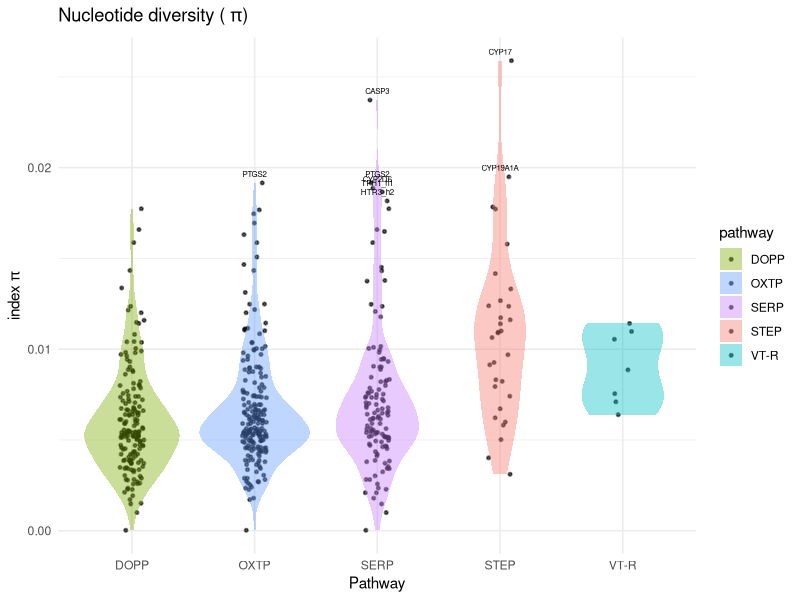
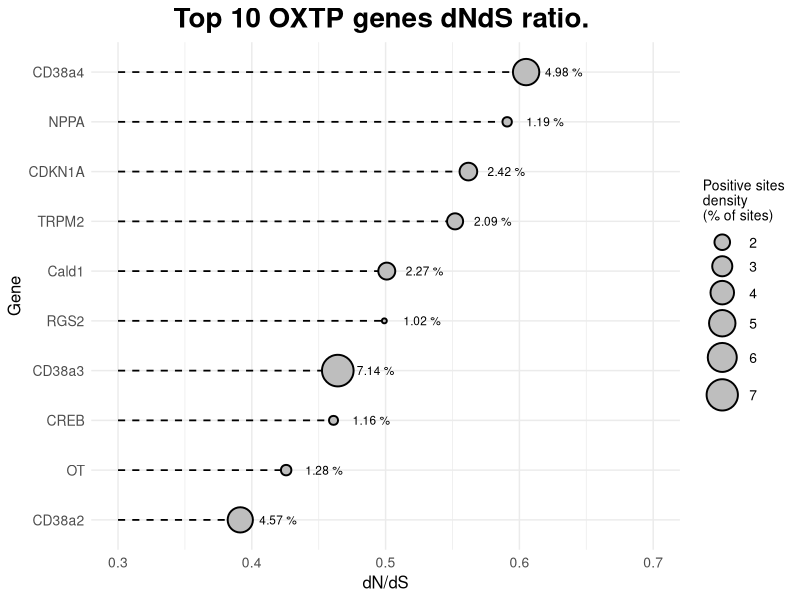
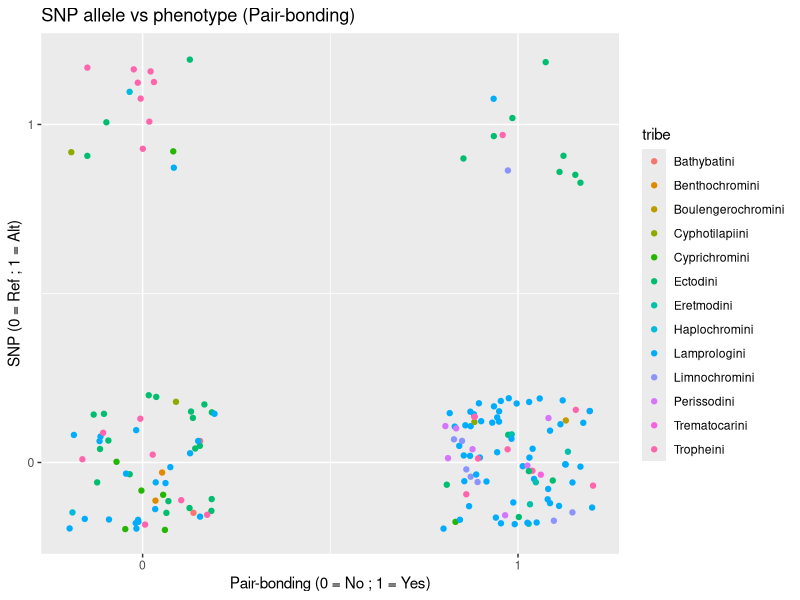
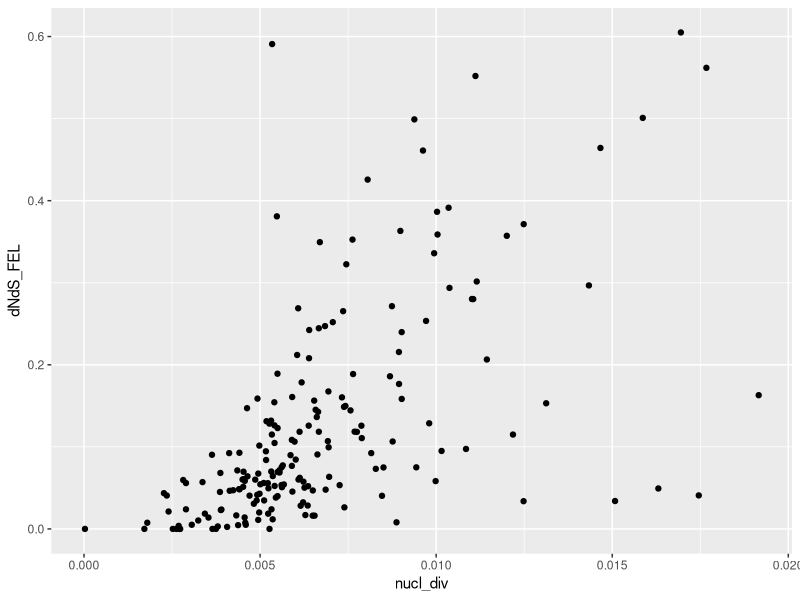
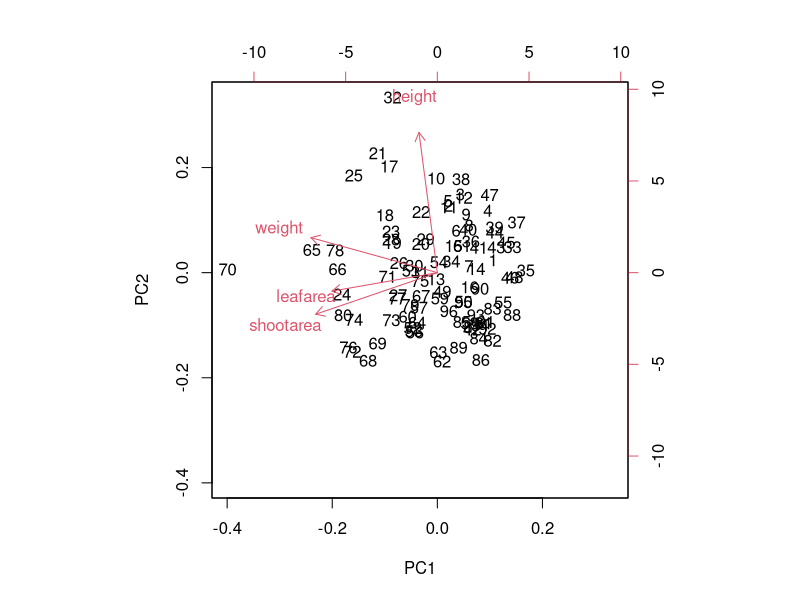
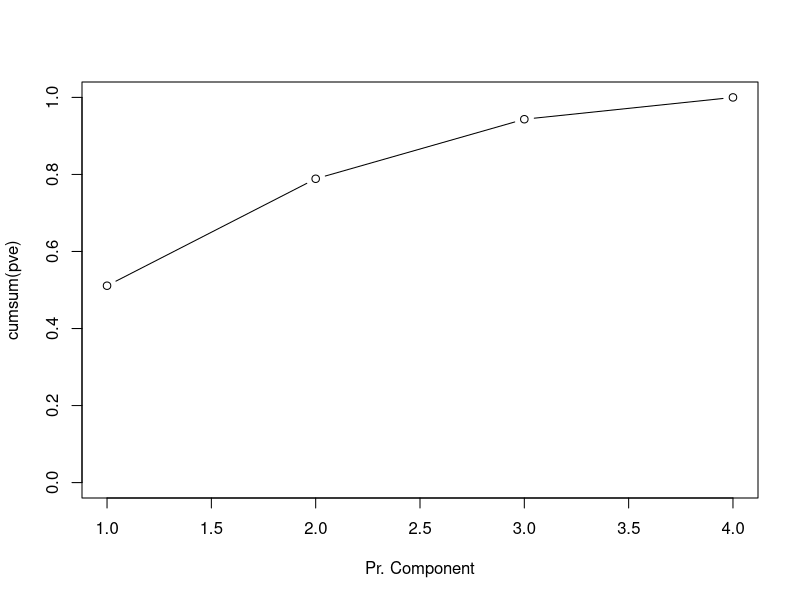
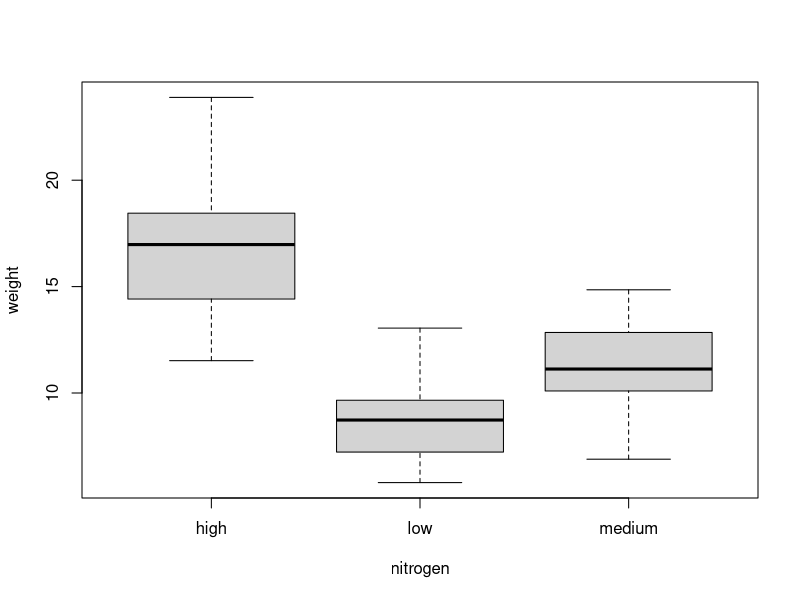

Here is the R script that generated these plots, in order:
## ---- chunk 1
knitr::opts_chunk$set(echo = TRUE)
## ---- chunk 2
pathways <- read.table(file = "datasets/dataset_overview_pathways.txt", sep = "\t", header = T, stringsAsFactors = T)
## ---- chunk 3
str(pathways)
## ---- chunk 4
summary(pathways)
## ---- chunk 5
library("ggplot2", verbose = F)
library("dplyr", verbose = F)
# Load data
pathgen <- read.csv("datasets/dataset_overview_genes.txt", sep = "\t", header = T)
# Select column to plot
colnames(pathgen)
column_pl <- "nucl_div"
# Group by pathway
pg_by_pway <- group_by(pathgen, pathway)
# Remove NAs for the column of interest
pg_na <- pg_by_pway[!(is.na(paste("dfg$", column_pl, sep = ""))), ]
# Violin plot variable
colors_pways <- c("STEP" = "#F8766D", "DOPP" = "#7CAE00", "VT-R" = "#00BFC4", "SERP" = "#C77CFF", "OXTP" = "#619CFF") # Assign a color to each pathway
plot_pi <- ggplot(pg_na, aes(x=pathway, y=nucl_div, fill=pathway)) +
  geom_point(aes(color=pathway), position=position_jitter(width=0.1), size=0.5, alpha=0.6, stroke = 0.9, color = "black") +
  scale_fill_manual(values = colors_pways, ) +
  scale_color_manual(values = colors_pways) +
  geom_violin(alpha = 0.4, color = "transparent")+
  geom_text(data = subset(pg_na, nucl_div > 0.018), aes(label = gene), vjust = -1, size = 2) + # Label filter points
  theme_minimal()+
  labs(x="Pathway", y="index"~pi*"")+
  ggtitle("Nucleotide diversity ("~pi*")")
# Display plot
plot_pi
# Summary statistics of each pathway
by(pg_na$nucl_div, pg_na$pathway, summary)
## ---- chunk 6
library("ggplot2", verbose = F)
library("dplyr", verbose = F)
df_top10 <- read.csv("datasets/oxtp_FEL_dNdS.txt", header = T, sep = "\t")
#Rename columns and select the ones required
colnames(df_top10) <- c("gene", "dNdS", "pos_sites", "total_sites", "site_density")
df_top10_f <-df_top10[1:10,]
df_top10_f <- select(df_top10_f, c(gene, dNdS, site_density))
df_top10_f$site_density <- round(df_top10_f$site_density, round(2)) # Round to 2 decimals

#Order by w value
df_s <- df_top10_f[order(df_top10_f$dNdS, decreasing = T), ]
gene_order = c(df_s$gene)
df_top10_f$gene <- factor(df_top10_f$gene, levels = rev(gene_order))

#Plot
dNdS_top10 <- ggplot(df_top10_f, aes(x = gene, y = dNdS)) +
  geom_segment(aes(x = gene, xend = gene, y = 0.3, yend = dNdS), linetype=2, color = "black", linewidth = 0.6) +
  geom_point(aes(size = site_density), fill = "gray", color = "black", shape = 21, alpha = 1, stroke = 1) +
  geom_text(aes(label = paste(site_density, " %", sep = "")), size = 3, color = "black", hjust = -0.5) +
  scale_size(range = c(1, 10)) +
  labs(title = "Top 10 OXTP genes dNdS ratio. ",
       x = "Gene",
       y = "dN/dS",
       size = "Positive sites\ndensity\n(% of sites)") +
  ylim(0.3, 0.7) +
  theme_minimal() +
  theme(plot.title = element_text(hjust = 0.5, size = 20, face = "bold"),
        axis.title = element_text(size = 12),
        axis.text = element_text(size = 10),
        legend.title = element_text(size = 10),
        legend.text = element_text(size = 10)) + 
  coord_flip()

dNdS_top10
# Summary
summary(df_top10_f)
## ---- chunk 7
library("ggplot2", verbose = F)
library("dplyr", verbose = F)

df <- read.csv("datasets/EGFR_19907494_PB_BT.txt", sep = "\t")
df2 <- read.csv("datasets/spp-tribe.txt", sep = "\t")

colnames(df) <- c("spp", "PB", "SNP")

# Merge the 2 data frames to link species and tribes
df_final <- inner_join(df, df2, by="spp")

#Plot
SNP_vs_PB <- ggplot(df_final, aes(x = PB, y = SNP, color = tribe)) +
  geom_point(position=position_jitter(width=0.2, height = 0.2)) +
  scale_x_continuous(breaks = c(0, 1), limits = c(-0.2, 1.2)) +
  scale_y_continuous(breaks = c(0, 1), limits = c(-0.2, 1.2)) +
  labs(title = "SNP allele vs phenotype (Pair-bonding)",
       x = "Pair-bonding (0 = No ; 1 = Yes)",
       y = "SNP (0 = Ref ; 1 = Alt)")

SNP_vs_PB
## ---- chunk 8
library("ggplot2", verbose = F)
library("dplyr", verbose = F)
# Load data
dataset <- read.csv("datasets/dataset_overview_genes.txt", sep = "\t", header = T)
# Select pathway
df_oxtp <- dataset[dataset$pathway == "OXTP",]
# Plot
ggplot(df_oxtp, aes(x=nucl_div, y=dNdS_FEL)) +
  geom_point()
## ---- chunk 9
# Correlation
oxtp_cor <- cor.test(df_oxtp$nucl_div, df_oxtp$dNdS_FEL, method = 'spearman')
print(oxtp_cor)

# Correlation test for the other pathways (all individually)
df_dopp <- dataset[dataset$pathway == "DOPP",]
df_serp <- dataset[dataset$pathway == "SERP",]
df_step <- dataset[dataset$pathway == "STEP",]
df_vtr <- dataset[dataset$pathway == "VT-R",]

dopp_cor <- cor.test(df_dopp$nucl_div, df_dopp$dNdS_FEL, method = 'spearman')
serp_cor <- cor.test(df_serp$nucl_div, df_serp$dNdS_FEL, method = 'spearman')
step_cor <- cor.test(df_step$nucl_div, df_step$dNdS_FEL, method = 'spearman')
vtr_cor <- cor.test(df_vtr$nucl_div, df_vtr$dNdS_FEL, method = 'spearman')

print(dopp_cor)
print(serp_cor)
print(step_cor)
print(vtr_cor)
## ---- chunk 10
flowers <- read.csv("data/flower.txt", header = T, sep = "\t")
names(flowers)
fl_lm <- glm(data = flowers, formula = weight ~ height + leafarea + shootarea + flowers)
summary(fl_lm)
## ---- chunk 11
AIC(fl_lm)
step(fl_lm)
## ---- chunk 12
# Select only continuous variables 
flow_red <- flowers[,c("height", "weight", "leafarea", "shootarea")]
fr_m <- prcomp(flow_red, scale = T) # scale = T uses the column standard deviations to center the data. Highly recommendable for data that have substantially different SD
summary(fr_m)
fr_m_c <- prcomp(flow_red, scale = T, center = T) # Center = T uses the column means to center the data. Not necessary in this case but it is recommended in cases where the data is not centered
summary(fr_m_c)
## ---- chunk 13
# What portion of each variable corresponds to each PCA? (rotation)
print(fr_m)
# The value of each observation in the original dataset projected to the principal components
head(fr_m$x, n = 10) # The entire dataset has 96 observations but here we only print 10 lines
## ---- chunk 14
# Biplot
biplot(fr_m)
## ---- chunk 15
# Scree plot
pr.var <- fr_m$sdev^2 # Variability of each PC
pve <- pr.var / sum(pr.var) # Variance explained by each principal component
plot(cumsum(pve), xlab = "Pr. Component", ylim = c(0, 1), type = "b") # Cumulative proportion of variance explained
## ---- chunk 16
flow_mul <- flowers[,c("nitrogen", "height", "weight", "leafarea", "shootarea")]
flow_mul$nitrogen <- as.factor(flow_mul$nitrogen) # Turn strings into factors
levels(flow_mul$nitrogen)
## ---- chunk 17
var_to_plot <- "nitrogen"
plot(flow_mul[,var_to_plot], flow_mul$weight, xlab = var_to_plot, ylab = "weight")

# Create a univariate model
formula_simple_model <- paste("weight ~", var_to_plot)
model <- glm(data = flow_mul, formula = as.formula(formula_simple_model))
summary(model)
## ---- chunk 18
model_mul <- glm(data = flow_mul, formula = weight ~ nitrogen + height + leafarea + shootarea)
summary(model_mul)
## ---- chunk 19
model_test <- glm(data = flow_mul, formula = weight ~ height + leafarea + shootarea + height:shootarea)
summary(model_test)
